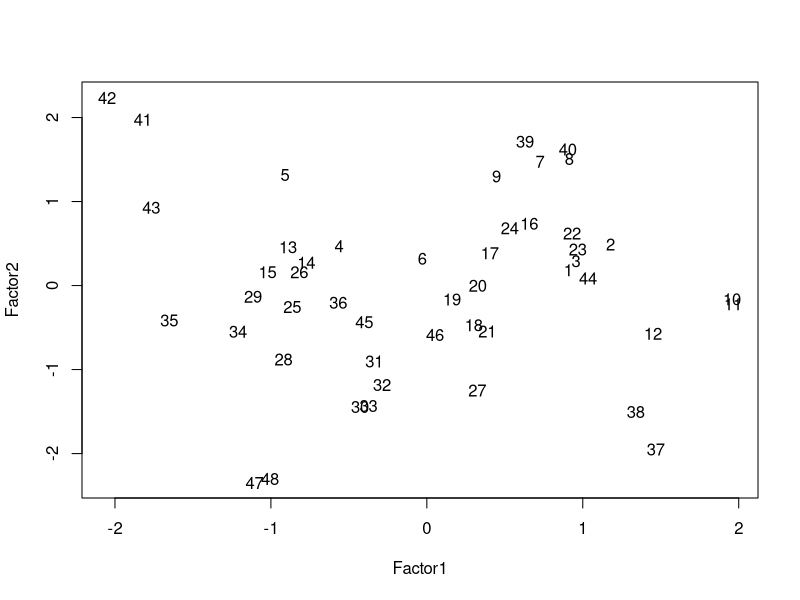
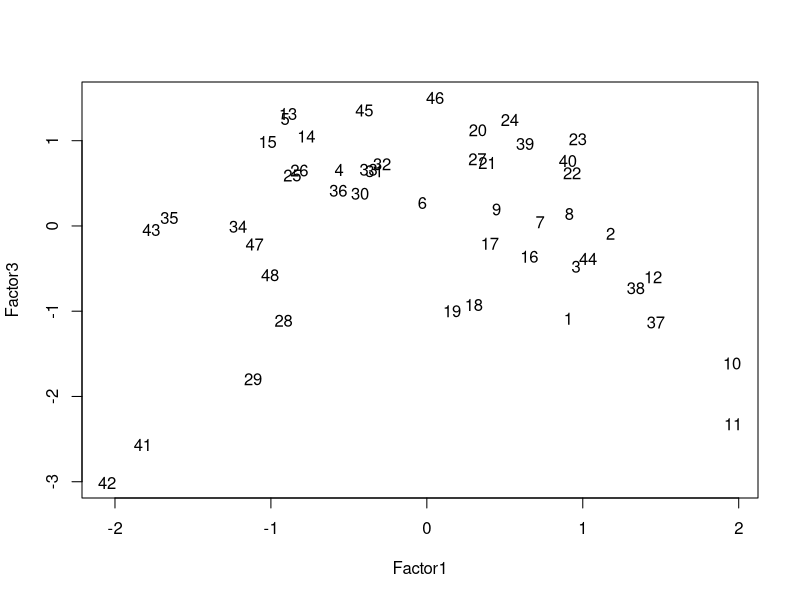
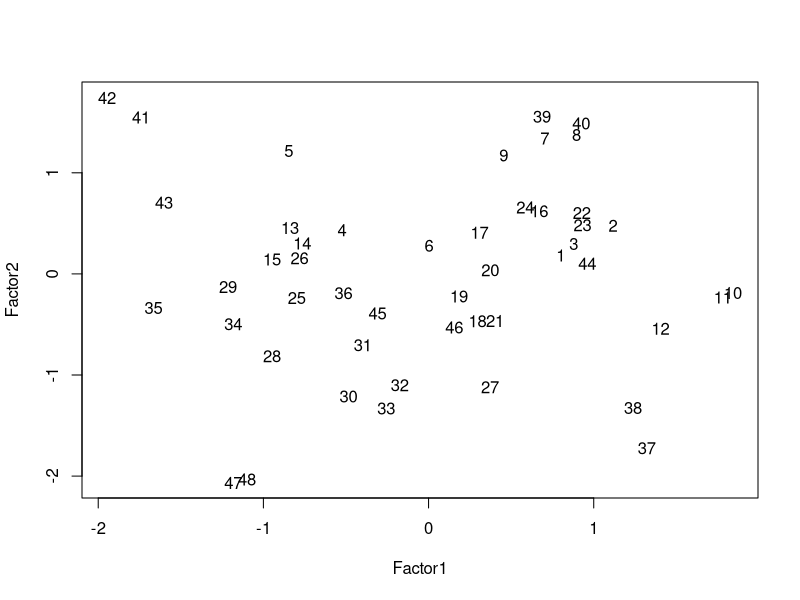

Generate these figures, in order, with R:


## ========================================================================= ##
#                 An Example of Factor Analysis Model
## ========================================================================= ##

## ----------------- Read data ------------------------
rt <- read.csv("applicant.csv")
data <- rt[,-1]

## ----------------- Factor Analysis ------------------

# Factor Analysis using different methods
# Method 1
fa1 <- factanal(~., factors=5, data=data)
print(fa1)
A <- loadings(fa1)
A <- as.matrix(A[,])
# Method 2
fa2=factanal(~., factors=5, data=data, scores="Bartlett")
print(fa2)
fa2$scores
# Method 3
fa3=factanal(~., factors=5, data=data, scores="regression")
print(fa3)
fa3$scores

# Visualiztion
plot(fa2$scores[, 1:2], type="n")
text(fa2$scores[,1], fa2$scores[,2])

plot(fa2$scores[, c(1,3)], type="n")
text(fa2$scores[,1], fa2$scores[,3])

plot(fa3$scores[, 1:2], type="n")
text(fa3$scores[,1], fa3$scores[,2])


